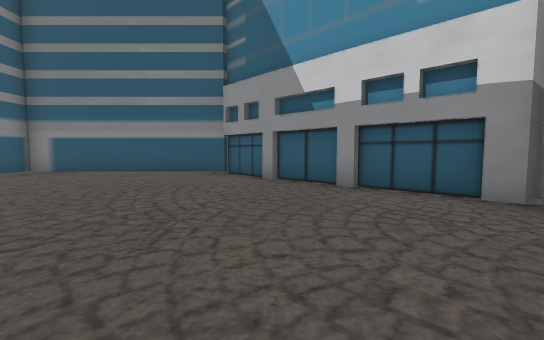
View 1 (above)

12 first-person views from a walk through a scene from a Unity 3-D project. The camera is 1.4 m above the floor, tilts 4° down and sees 90° across. The floor is counted in squares, 2 m on a side. Each view is taken from the middle of a square. On the plan, view 1 faces up. The plan holds only what a view shows up to about 9 squares ahead; the rest is blank. The place goes on beyond the plan.

View 2
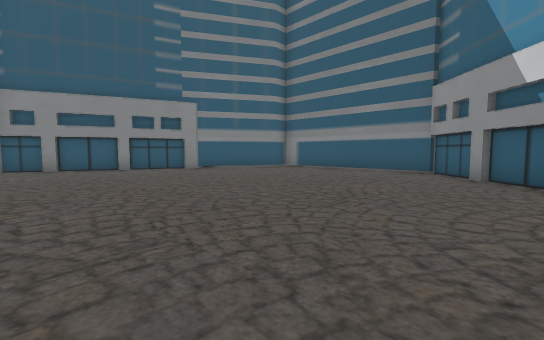

View 3
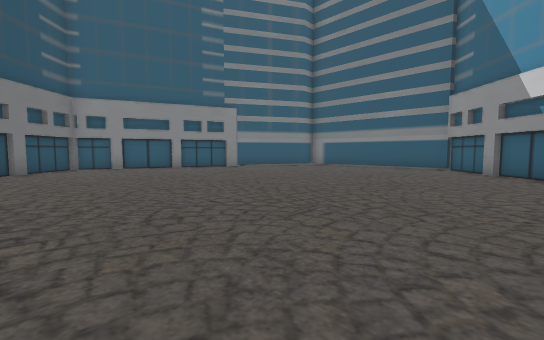

View 4
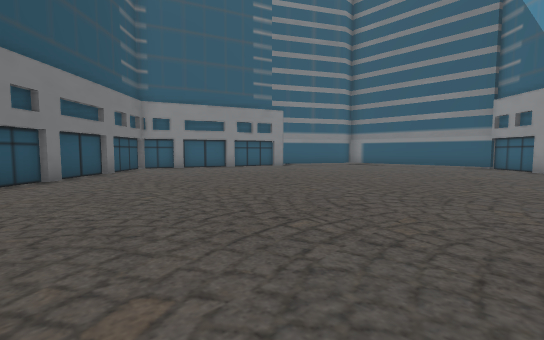

View 5
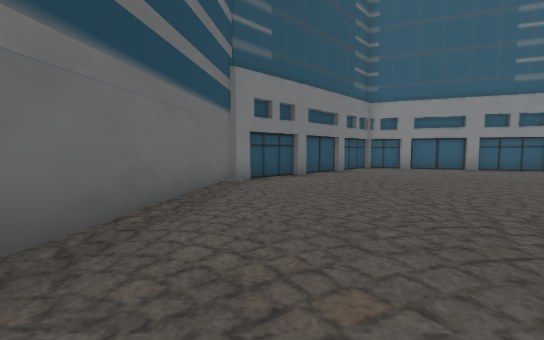

View 6
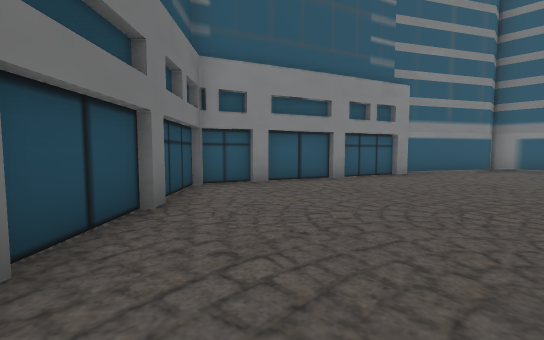

View 7
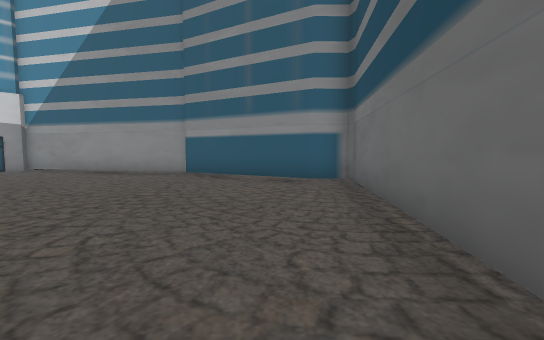

View 8
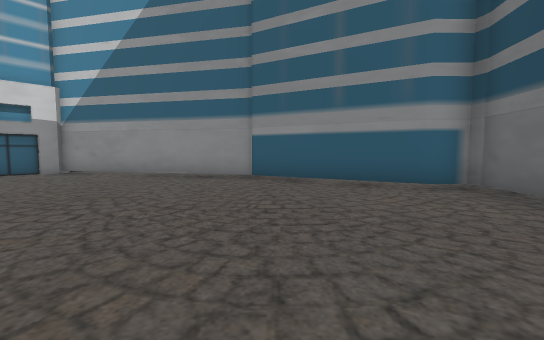

View 9
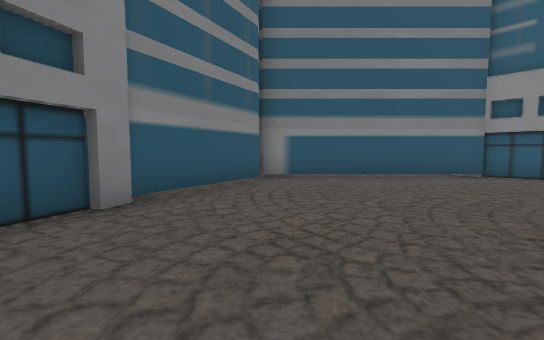

View 10
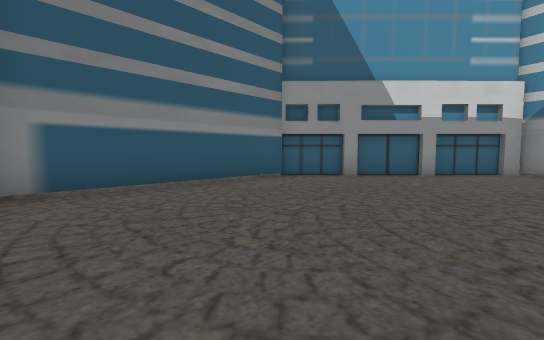

View 11
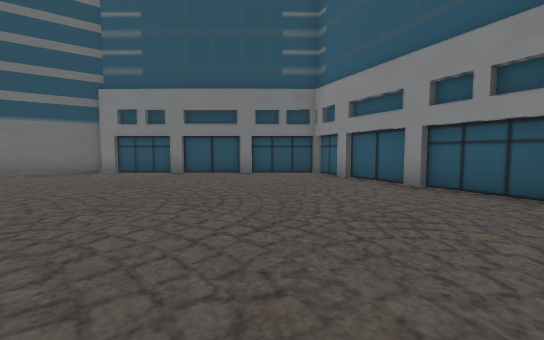

View 12
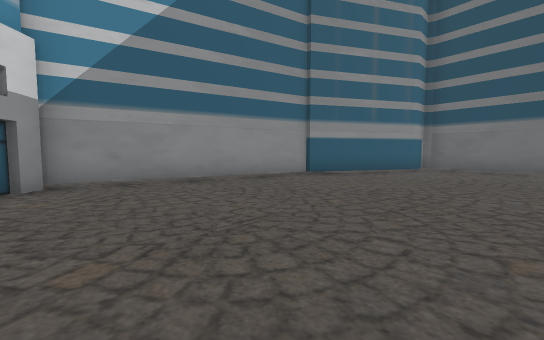

### Floor plan
Key: @ floor where view 1 was taken; # wall or solid block; . floor; O other object.
Columns run from 11 left of view 1 to 4 right of it. Each row starts with its distance up from view 1.
  8     ......###
  7   ##.......O#
  6   #O........##
  5  ##..........##
  4  #............##
  3  #.............#
  2  O............##
  1 #.............#
  0 #..........@..#
 -1 #.............#
 -2 #.............
 -3 ##O..........#
 -4  ###........O
 -5    #........#
 -6    ##O#....##
 -7         ####

Where each view was taken, in squares from view 1:
view 1: 0 up, 0 right, facing up
view 2: 1 down, 1 right, facing up-left
view 3: 3 down, 1 right, facing up-left
view 4: 5 down, 0 right, facing up-left
view 5: 5 down, 0 right, facing left
view 6: 4 down, 6 left, facing up-left
view 7: 5 down, 6 left, facing right
view 8: 3 down, 5 left, facing right
view 9: 1 up, 7 left, facing up
view 10: 3 up, 7 left, facing up-right
view 11: 4 up, 4 left, facing down-left
view 12: 4 up, 3 left, facing down-right
